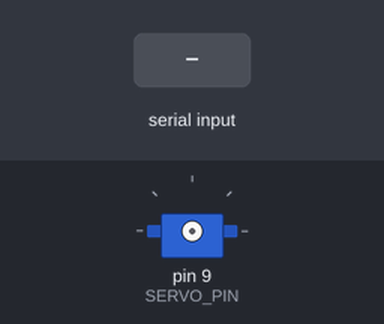
A sketch run on a simulated Arduino Uno, built with avr-gcc and run on an emulated ATmega328P. On the bench: servo. Wiring (inferred from the names in the program): servo: signal pin 9. The test bench sets the inputs (shaded band). Servo pulses on a pin are drawn as a servo (544–2400 µs = 0–180°).

Above: at 1.2 s.
1.3 s: "30,150\n" received over Serial
At 1.64 s:
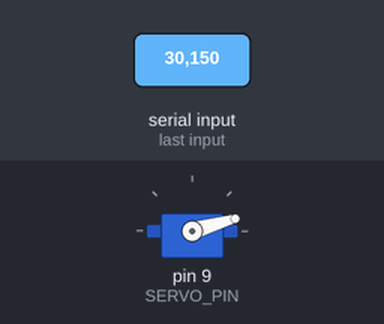
3.3 s: "1\n" received over Serial
At 4.5 s:
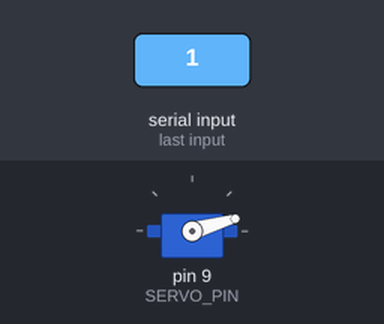
4.8 s: "90,45\n" received over Serial
At 6.0 s:
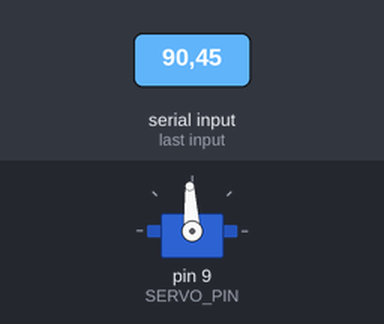
Timing chart, 0 to 7.8 s (numbered marks = the images above; inputs shaded):
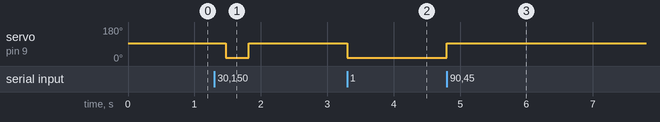

The sketch:

servo.ino
```cpp
  /*

   */
#define SERVO_PIN 9
#define FREQ 40 //~ 50 Hz
#define PWM_W 25 * 1000

int first = 0.7 * 1000;
int end = 3.7 * 1000;
int center = 1.5 * 1000;

  void setup() {
    pinMode(SERVO_PIN, OUTPUT);
    Serial.begin(115200);
  }

  void loop() {
    if (Serial.available() > 0) {
      // get incoming byte:ù
      int in_byte = Serial.read();
        if(in_byte != -1) {
          int value = (in_byte - 48);
          int dir = -1;
          int p_freq;
          switch(value){
            case 1 :
              dir = first;
              p_freq = FREQ;
              break;
            case 2 :
              dir = end;
              p_freq = FREQ;
              break;
            case 0 :
              dir = center;
              p_freq = FREQ/2;
          }
          if(value > -1 && value < 3)
            move_servo(dir, p_freq);
        }
      }
  }

void move_servo( int dir, int freq){
  for(int i = 0; i < freq; i++){
    digitalWrite(SERVO_PIN, HIGH);
    delayMicroseconds(dir);
    digitalWrite(SERVO_PIN, LOW);
    delayMicroseconds(PWM_W - dir);
  }
}
```

Measured:
- after the input at 1.3 s, servo on pin 9 (SERVO_PIN): 95° → 93° at once, → 16° 0.16 s later, → 93° 0.35 s later
- after the input at 3.3 s, servo on pin 9 (SERVO_PIN): 93° → 16° at once
- after the input at 4.8 s, servo on pin 9 (SERVO_PIN): 16° → 93° at once
